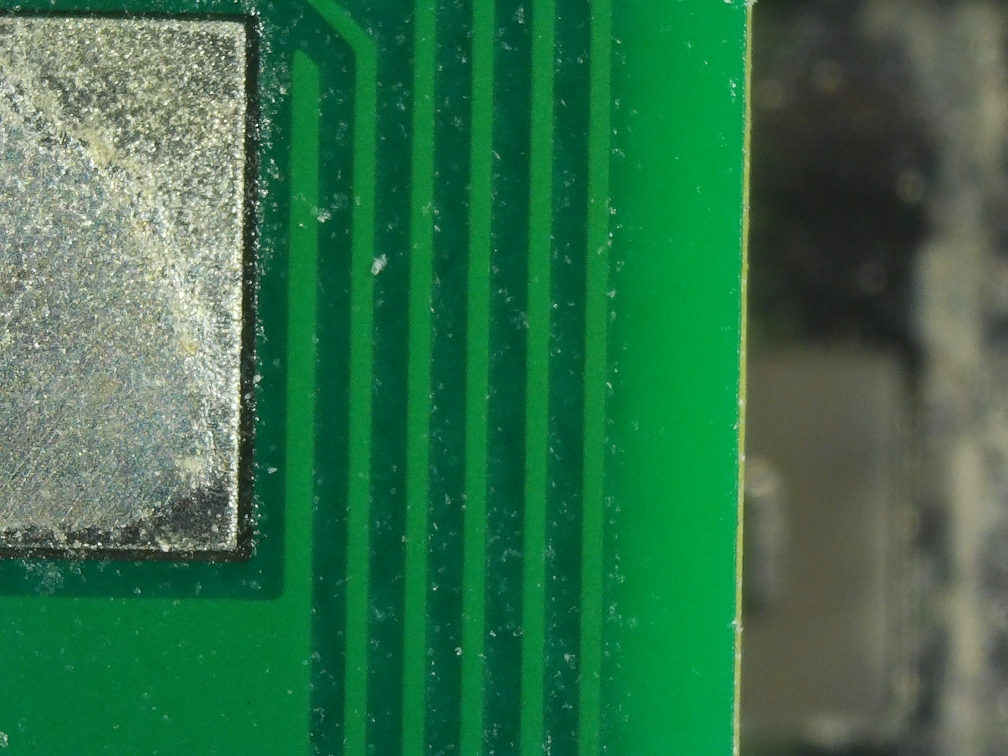
#> input picture images/MaxResolution/HighDensity/B/2016_0104_202346_036.JPG, 4032 x 3024 px (shown at 1/4 size)
$ python -i cutMarkingViews.py   (imports and definitions only)
#> lines starting #> are read from the running program, lines starting #| are printed output that depends on the picture
#> further down, picture is the input picture: shape (3024, 4032, 3); mean B, G, R 74.3, 112.9, 50.9
"""CLI: every source view (frame x sharpest height) of the marked parts, for reading their marking.

    uv run cutMarkingViews.py out/captured_51.5 [--stack out/stack] [--refs U17,Q2] [--sheets]

Needs an alignBoard.py panorama folder (board.json) and a stackFocus.py folder of the same reference stitch, built at
--scale 1 (report.json, index.html, focus.jpg). Writes into the panorama folder:
    marking_views/<ref>/<frame>_z<z>.jpg  body crop from that frame at that height, upright like parts/<ref>.jpg,
                                      registered onto focus.jpg; black where the frame does not reach
    marking_views/<ref>/pano.jpg      the same crop of panorama.jpg, for comparison
    marking_views.json                {ref: {w, h, pxPerMm, W, pano, views, all}}, W: view px -> panorama px: views = sharpest height per frame
                                      (read by vlmMarkings.py --views), all = every frame x height; items
                                      {frame, z, focus, cover, file}, all items also poly (the frame's coverage outline, view px)
    marking_views/sheets/<ref>.jpg    with --sheets: panorama + every view, colour over CLAHE, for reading by eye
Default parts: fitted, own side, groups ICs / Transistors / Diodes / Crystals, tantalum capacitors, power chokes.
See MarkingViews.py for the geometry.
"""
import argparse
import json
import os
import time

import cv2
import numpy as np

from MarkingViews import MarkingViews, safeName


def clahe(img):
    g = cv2.cvtColor(img, cv2.COLOR_BGR2Lab)[..., 0]
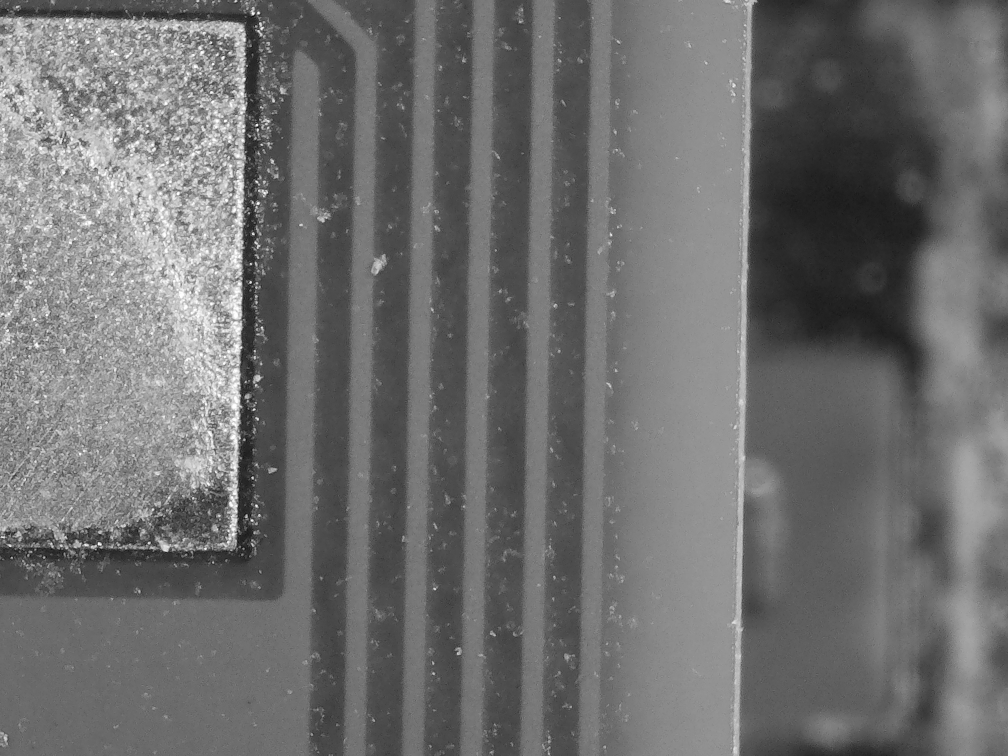
#> g: shape (3024, 4032) (shown at 1/4 size); min 1, max 255, mean 110.5
    return cv2.cvtColor(cv2.createCLAHE(3.0, (4, 4)).apply(g), cv2.COLOR_GRAY2BGR)
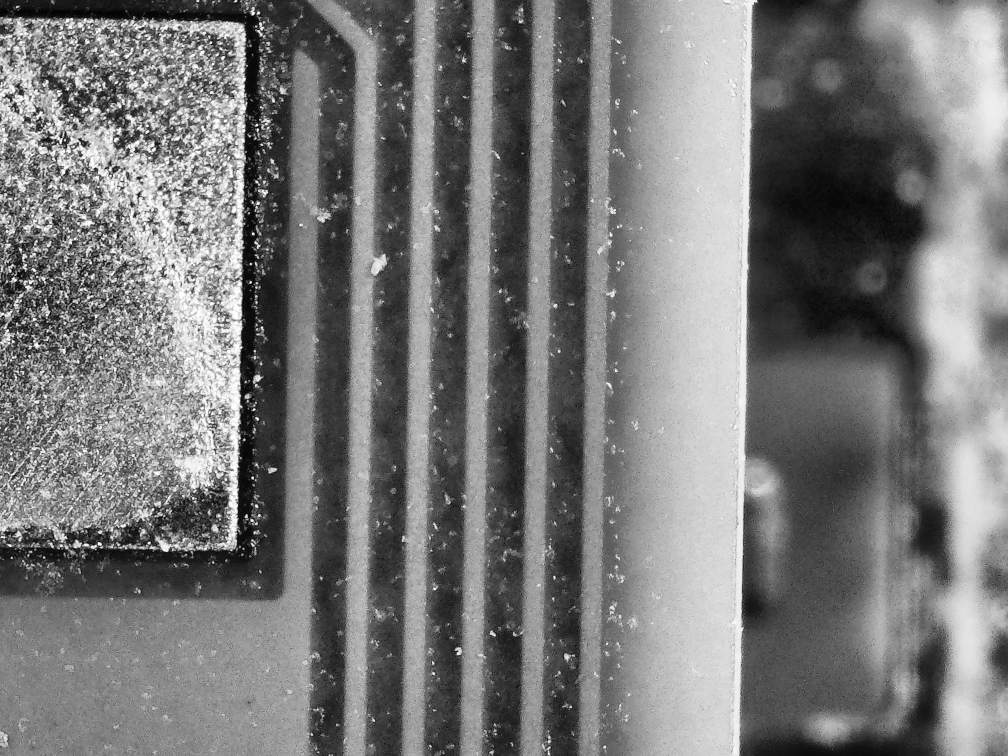
#> returned value: shape (3024, 4032, 3) (shown at 1/4 size); min 0, max 255, mean 120.4


# [43 lines left out: functions sheet, main, not called in this run]


# [2 lines not run here, left out]

>>> import cv2
>>> picture = cv2.imread('images/MaxResolution/HighDensity/B/2016_0104_202346_036.JPG')
>>> result = clahe(picture)

$ run again, on images/MaxResolution/HighDensity/B/2016_0104_202407_040.JPG
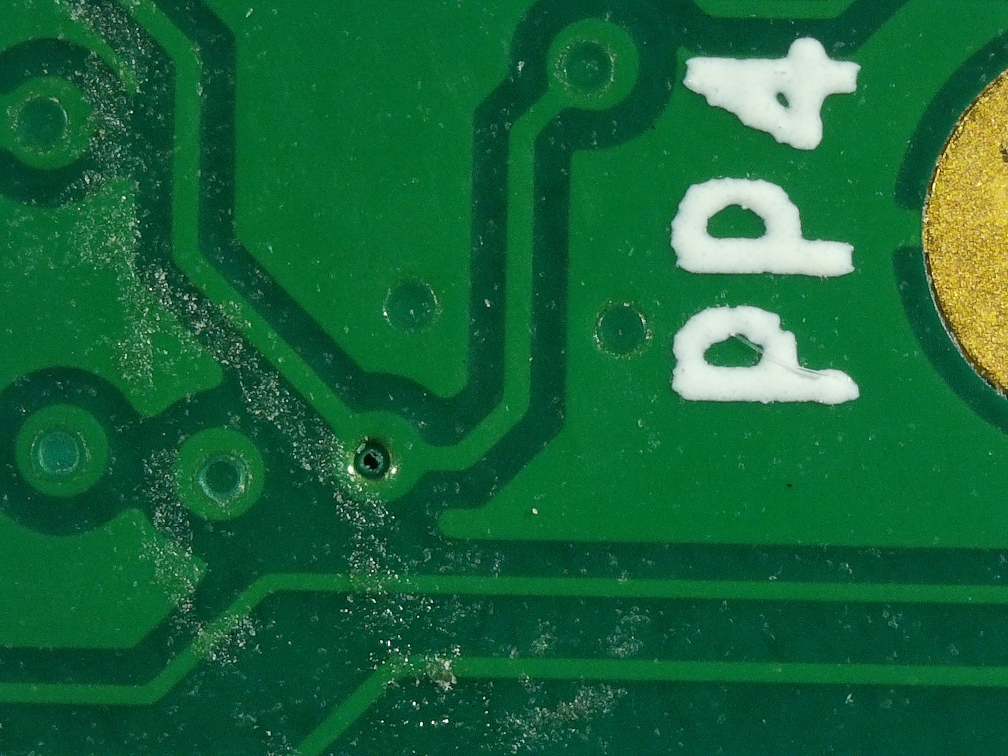
#> input picture images/MaxResolution/HighDensity/B/2016_0104_202407_040.JPG, 4032 x 3024 px (shown at 1/4 size)
#> picture is the input picture: shape (3024, 4032, 3); mean B, G, R 57, 101.2, 23
#> in clahe, `g = cv2.cvtColor(img, cv2.COLOR_BGR2Lab)[..., 0]`:
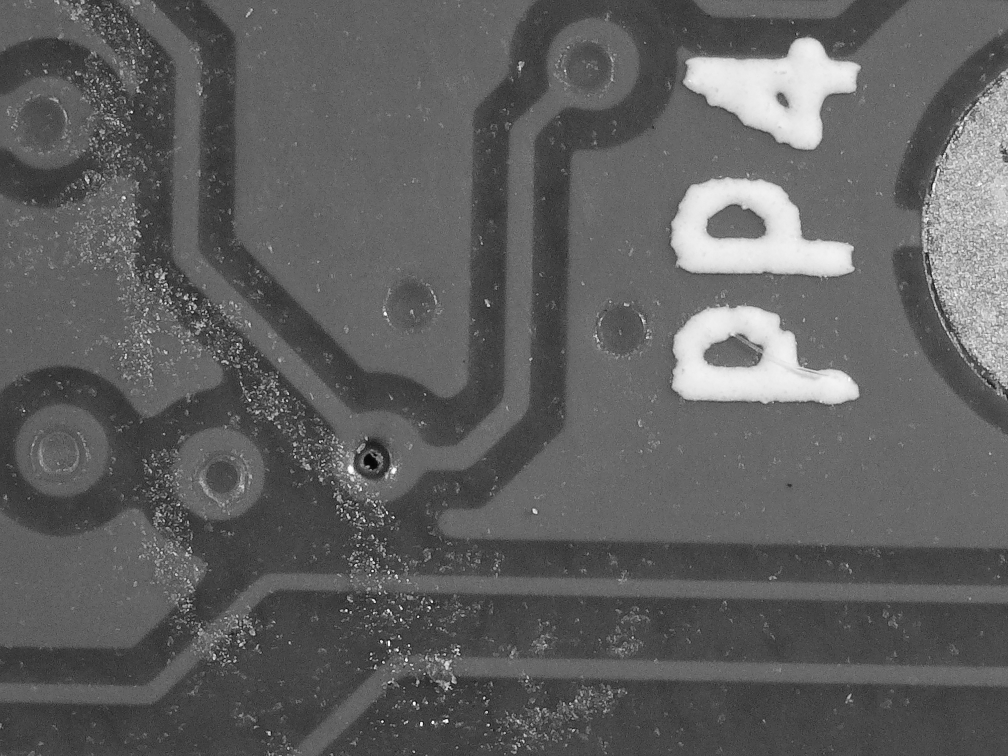
#> g: shape (3024, 4032) (shown at 1/4 size); min 2, max 254, mean 95.8
#> in clahe, `return cv2.cvtColor(cv2.createCLAHE(3.0, (4, 4)).apply(g), cv2.COLOR_G..`:
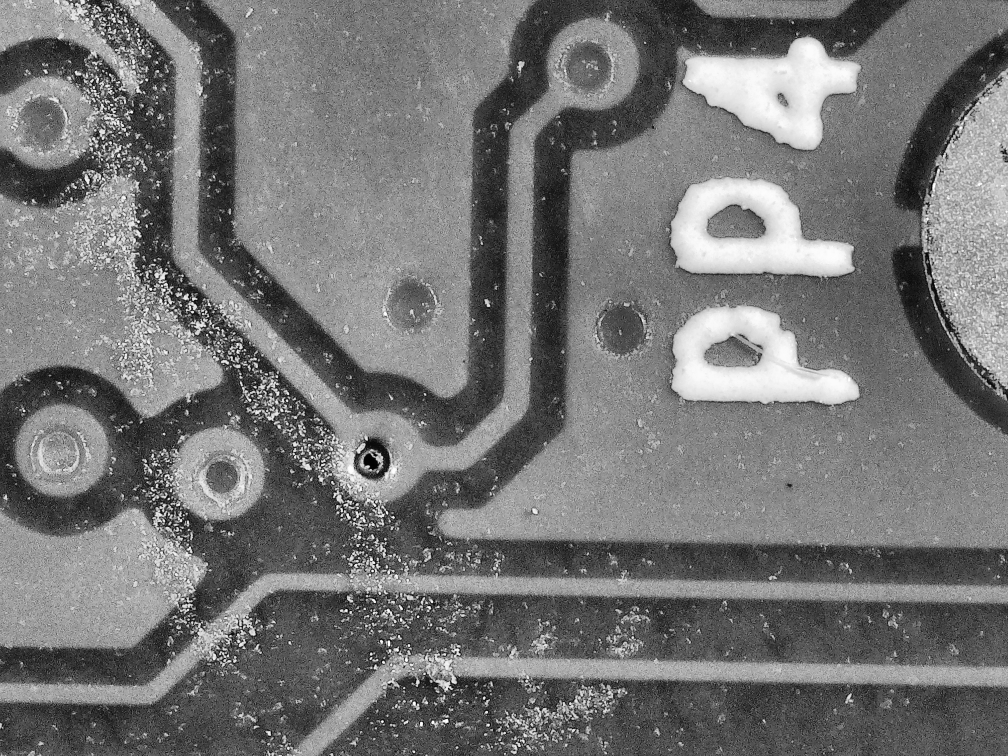
#> returned value: shape (3024, 4032, 3) (shown at 1/4 size); min 1, max 255, mean 117.1

$ run again, on images/MaxResolution/HighDensity/B/2016_0104_202411_041.JPG
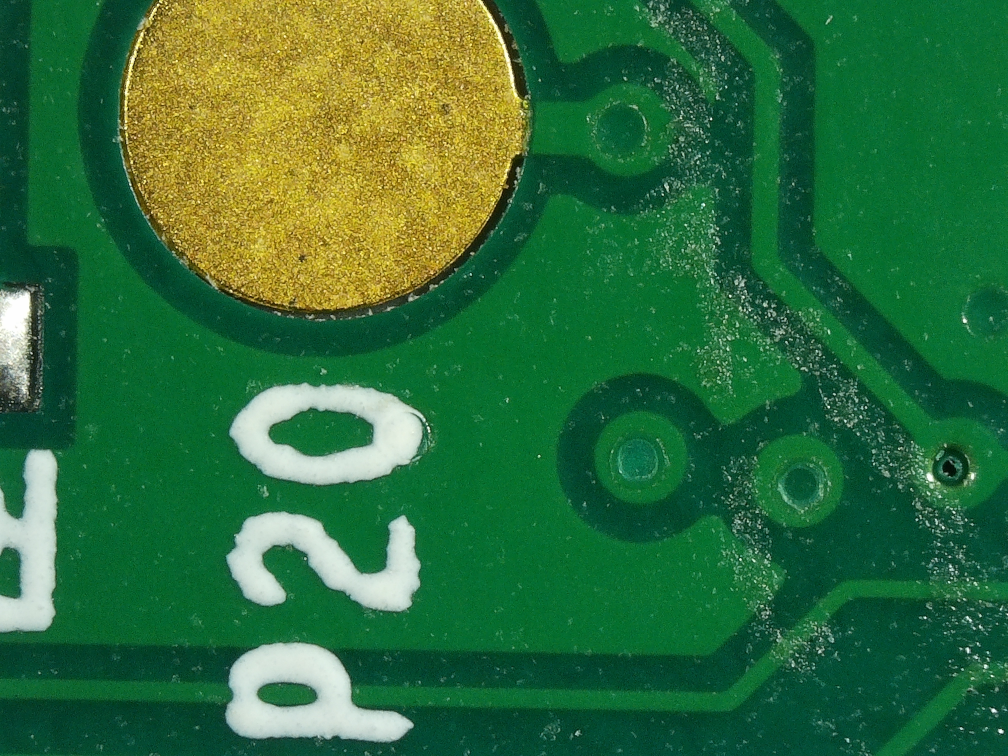
#> input picture images/MaxResolution/HighDensity/B/2016_0104_202411_041.JPG, 4032 x 3024 px (shown at 1/4 size)
#> picture is the input picture: shape (3024, 4032, 3); mean B, G, R 58.9, 110.2, 46.1
#> in clahe, `g = cv2.cvtColor(img, cv2.COLOR_BGR2Lab)[..., 0]`:
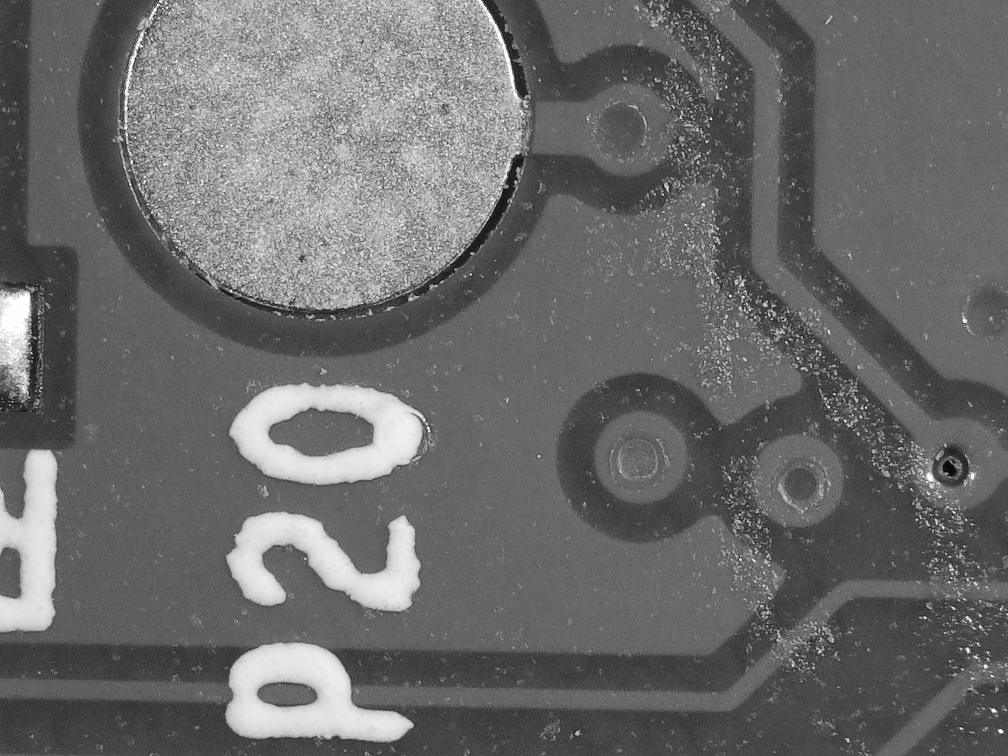
#> g: shape (3024, 4032) (shown at 1/4 size); min 1, max 255, mean 106.7
#> in clahe, `return cv2.cvtColor(cv2.createCLAHE(3.0, (4, 4)).apply(g), cv2.COLOR_G..`:
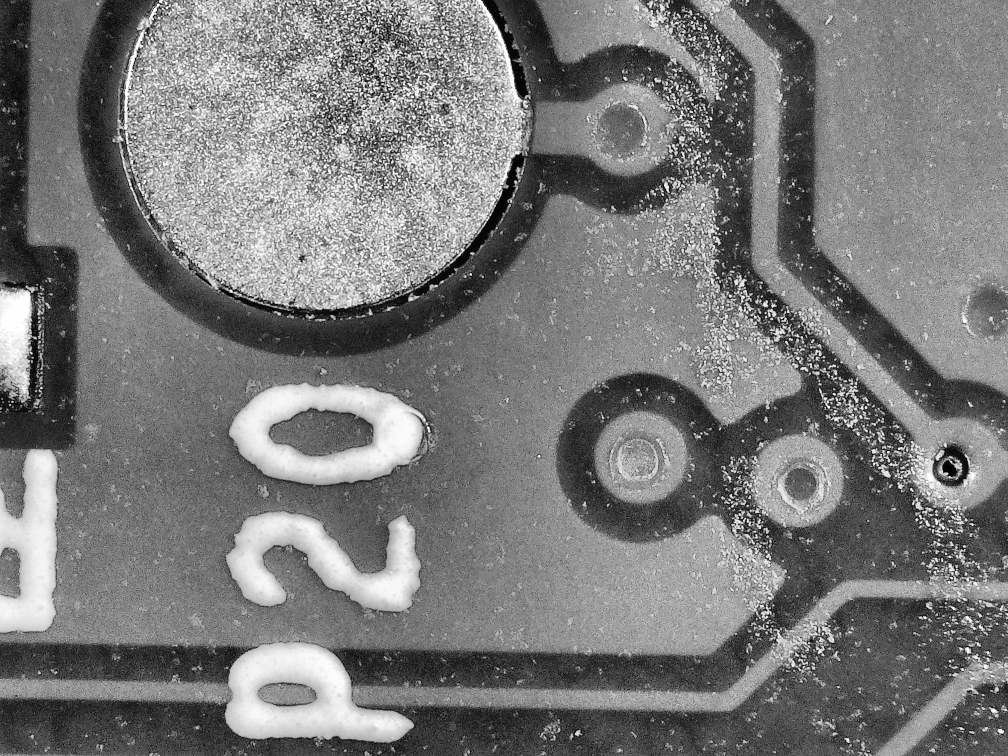
#> returned value: shape (3024, 4032, 3) (shown at 1/4 size); min 0, max 255, mean 121.5

$ run again, on images/MaxResolution/HighDensity/B/2016_0104_202415_042.JPG
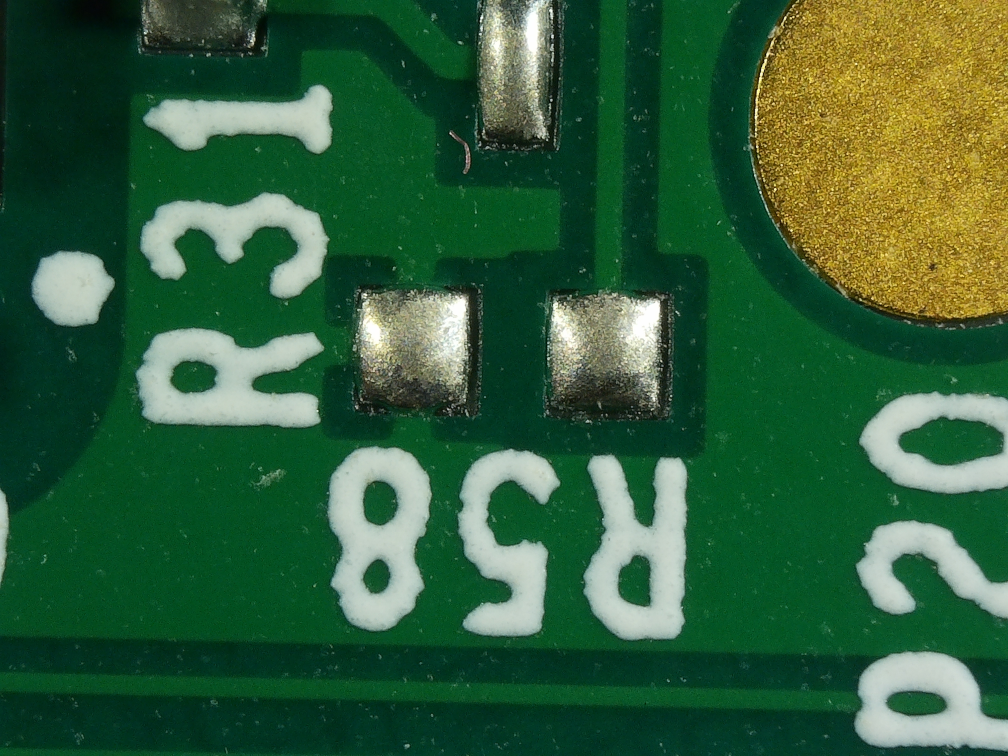
#> input picture images/MaxResolution/HighDensity/B/2016_0104_202415_042.JPG, 4032 x 3024 px (shown at 1/4 size)
#> picture is the input picture: shape (3024, 4032, 3); mean B, G, R 58.5, 94.3, 49.5
#> in clahe, `g = cv2.cvtColor(img, cv2.COLOR_BGR2Lab)[..., 0]`:
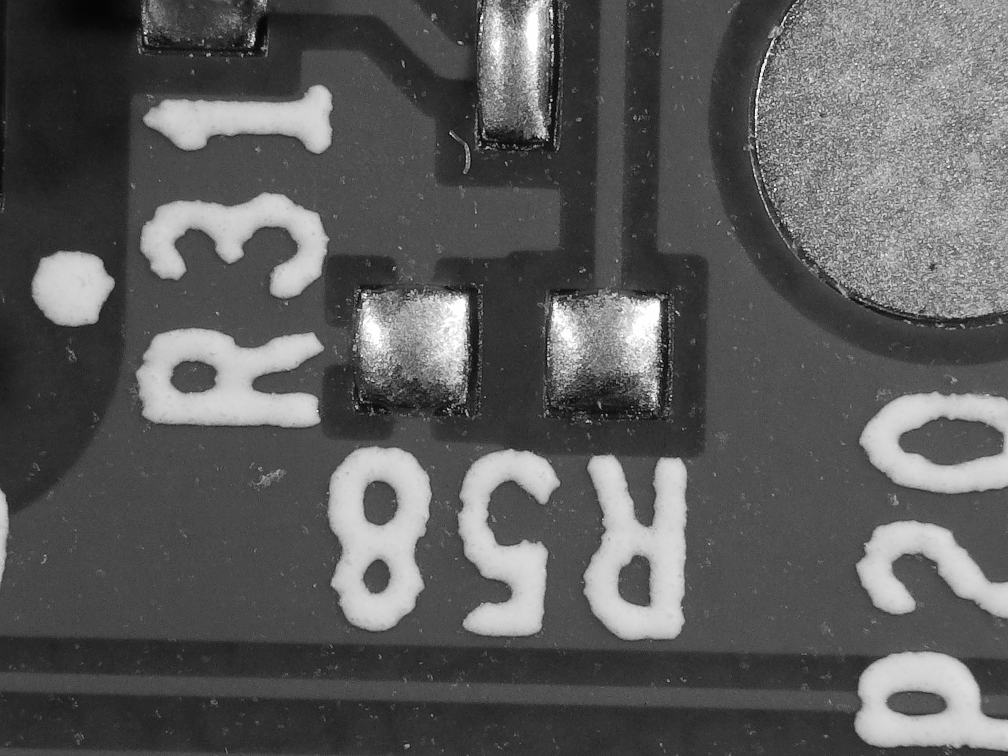
#> g: shape (3024, 4032) (shown at 1/4 size); min 1, max 255, mean 91.7
#> in clahe, `return cv2.cvtColor(cv2.createCLAHE(3.0, (4, 4)).apply(g), cv2.COLOR_G..`:
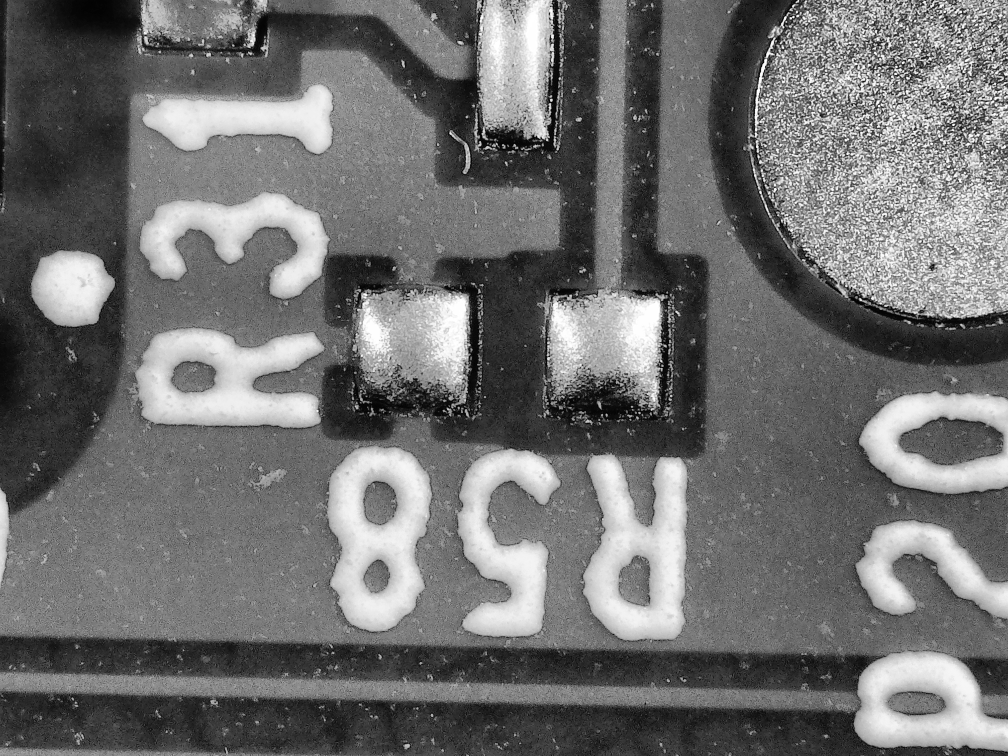
#> returned value: shape (3024, 4032, 3) (shown at 1/4 size); min 0, max 255, mean 111.7
